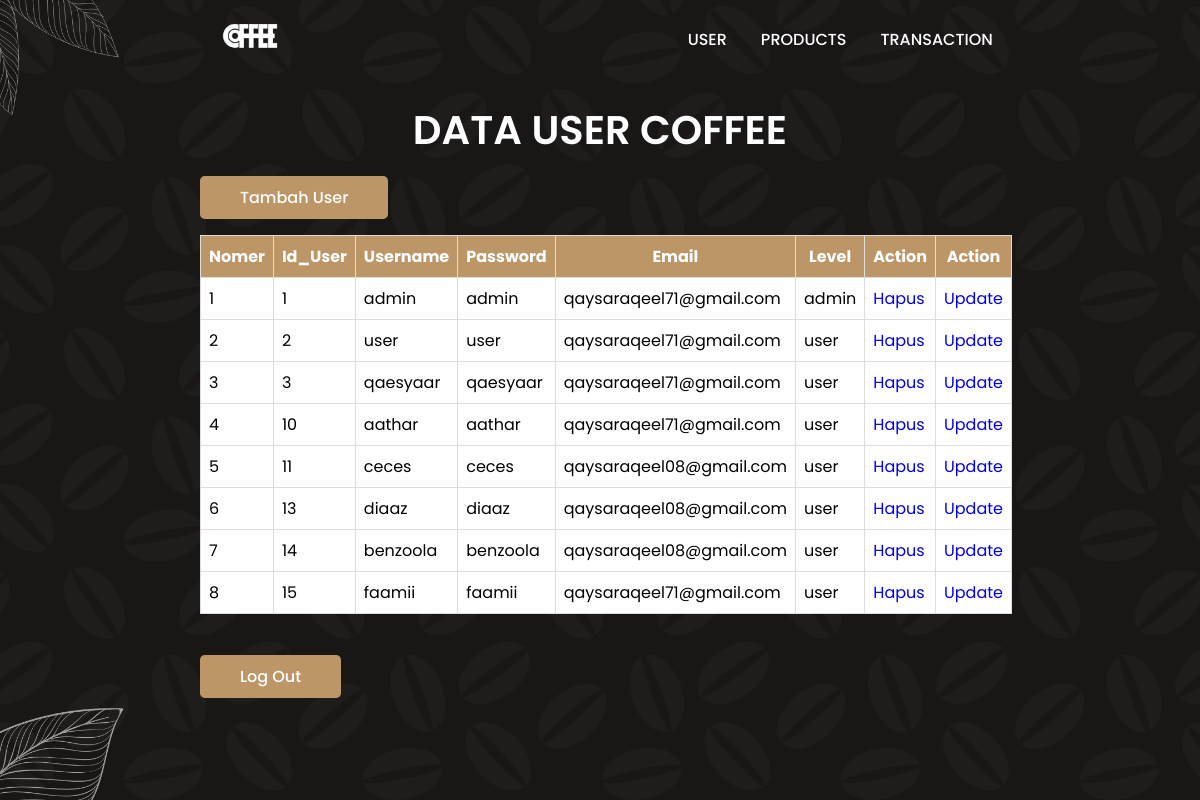
Page /backupcoffee/admin/adminuser.php (signed in) on the committed database.
### tables this page shows
CREATE TABLE `user` (
  `id_user` int(11) NOT NULL,
  `username` varchar(20) NOT NULL,
  `password` varchar(20) NOT NULL,
  `email` varchar(30) NOT NULL,
  `level` varchar(5) NOT NULL
);

### backupcoffee/admin/adminuser.php (the view, shortened to what this page needs)
<!DOCTYPE html>
<html lang="en">
<head>
    <link rel="stylesheet" href="style.css">
</head>
<body>
    <header>
        <a href="#" class="logo">
            <img src="../user/img/logo.png" alt="">
        </a>
        <ul class="navbar">
            <li><a href="adminuser.php">User</a></li>
            <li><a href="adminproduk.php">Products</a></li>
            <li><a href="admintransaksi.php">transaction</a></li>
        </ul>
    </header>
    <section class="user">
    <h1 class="heading">Data User COFFEE</h1>
    <br>
        <a href="../register.php" class="btn">Tambah User</a>
        <br>
        <br>
        <table border="1" class="table">
            <tr>
                <th>Nomer</th>
                <th>Id_User</th>
                <th>Username</th>
                <th>Password</th>
                <th>Email</th>
                <th>Level</th>
                <th>Action</th>
                <th>Action</th>
            </tr>
            <?php
            include '../koneksi.php';
            $query_mysql = mysqli_query($mysqli, "SELECT * FROM user") or die(mysqli_error($mysqli));
            $nomor = 1;
            while($data = mysqli_fetch_array($query_mysql)) {
            ?>
            <tr>
                <td><?php echo $nomor++; ?></td>
                <td><?php echo $data['id_user']; ?></td>
                <td><?php echo $data['username']; ?></td>
                <td><?php echo $data['password']; ?></td>
                <td><?php echo $data['email']; ?></td>
                <td><?php echo $data['level']; ?></td>
                <td><a href="adminuserhapus.php?id=<?php echo $data['id_user']; ?>" class="btn-hapus">Hapus</a> </td>
                <td><a href="adminuseruptade.php?id=<?php echo $data['id_user']; ?>" class="btn-update">Update</a> </td>
            </tr>
            <?php } ?>
        </table>
        <br>
        <br>
    <a href="../index.php" class="btn">Log Out</a>
    </section>
</body>
</html>

### backupcoffee/admin/style.css (style rules this page uses)
* { font-family: 'Poppins', sans-serif; margin: 0; padding: 0; box-sizing: border-box; scroll-padding-top: 4rem; scroll-behavior: smooth; list-style: none; text-decoration: none; }
:root { --main-color: #bc9667; --second-color: #edeae3; --text-color: #1b1b1b; --bg-color: #fff; --box-shadow: 2px 2px 10px 4px rgb(14 55 54 / 15%); }
section { padding: 100px 200px; }
header { position: fixed; width: 100%; top: 0; right: 0; z-index: 10000; display: flex; justify-content: space-around; align-items: center; padding: 18px 100px; transition: 0.5s linear; }
.logo img { width: 120px; }
.navbar { display: flex; }
.navbar a { padding: 8px 17px; color: var(--bg-color); font-size: 1rem; text-transform: uppercase; font-weight: 500; }
.user { width: 100%; min-height: 100vh; background: url(img/bg.png); background-repeat: no-repeat; background-size: cover; background-position: center; }
.heading { color: var(--bg-color); font-size: 40px; font-weight: 600; text-align: center; text-transform: uppercase; }
.table { width: 100%; border-collapse: collapse; background: var(--bg-color); background-size: cover; background-repeat: no-repeat; }
.table th, .table td { border: 1px solid #ddd; padding: 8px; }
.table th { background-color: var(--main-color); color: #fff; }
.btn { padding: 10px 40px; border-radius: 0.3rem; background: var(--main-color); color: var(--bg-color); font-weight: 500; }

### rows in the picture
user: id_user "1", username "admin", password "admin", email "qaysaraqeel71@gmail.com", level "admin"
user: id_user "2", username "user", password "user", email "qaysaraqeel71@gmail.com", level "user"
user: id_user "3", username "qaesyaar", password "qaesyaar", email "qaysaraqeel71@gmail.com", level "user"
user: id_user "10", username "aathar", password "aathar", email "qaysaraqeel71@gmail.com", level "user"
user: id_user "11", username "ceces", password "ceces", email "qaysaraqeel08@gmail.com", level "user"
user: id_user "13", username "diaaz", password "diaaz", email "qaysaraqeel08@gmail.com", level "user"
user: id_user "14", username "benzoola", password "benzoola", email "qaysaraqeel08@gmail.com", level "user"
user: id_user "15", username "faamii", password "faamii", email "qaysaraqeel71@gmail.com", level "user"
